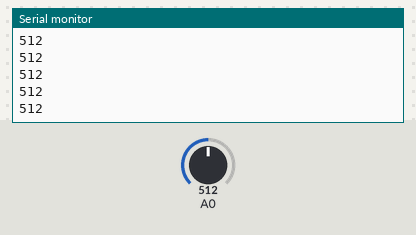
This sketch was run on a simulated Arduino Uno, built with avr-gcc and run on an emulated ATmega328P. Shown: the last lines printed to the serial monitor. The inputs (shaded band) are chosen by the test bench; at power-on: A0 = 512.

Above: at 1.2 s.
1.3 s: A0 set to 716
At 2.1 s:
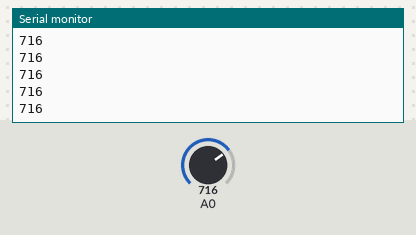
2.8 s: A0 set to 900
At 3.7 s:
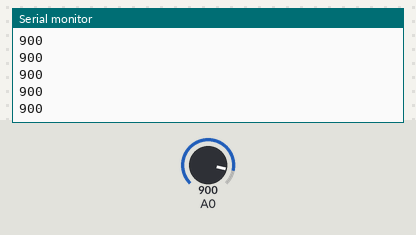
Timing chart, 0 to 5.8 s (numbered marks = the images above; inputs shaded):
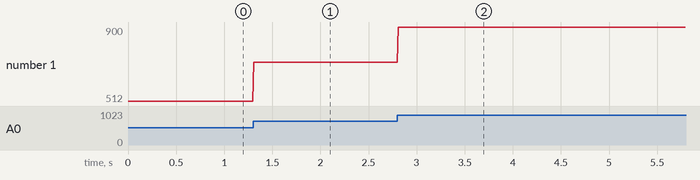

Measured:
- after the input at 1.3 s, the serial monitor: prints a new line at once (image 1)
- after the input at 2.8 s, the serial monitor: prints a new line at once (image 2)
- plotted number 1: 512 → 716 after the input at 1.3 s, 716 → 900 after the input at 2.8 s

The sketch:

test_photosensitive.ino
```cpp
 #include <Servo.h>

Servo myservo;
int value = 0;

void setup() {
  Serial.begin(9800);
}

void loop() {
  value = analogRead(0);
  Serial.println(value);
  delay(10);
}
```
